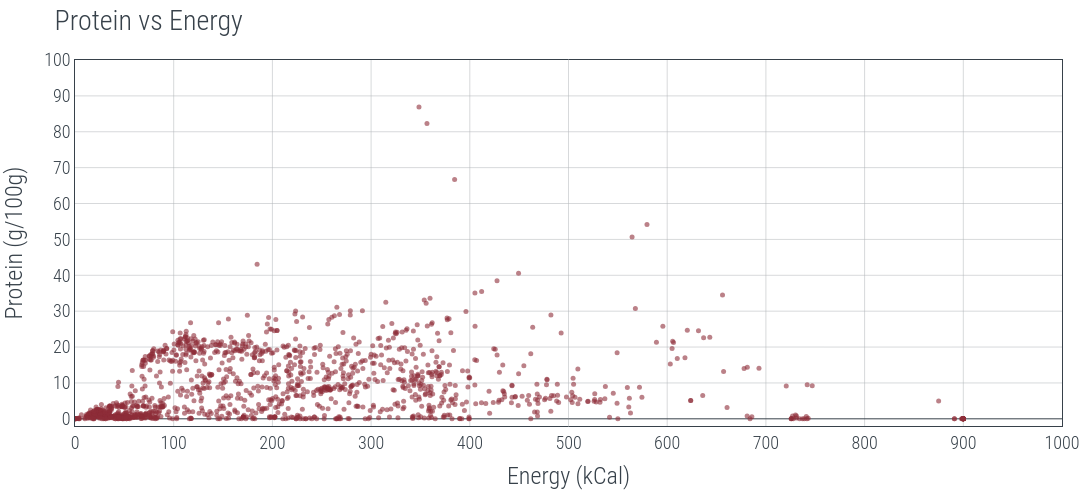

Notebook source saved alongside this figure:
### Markdown cell above
These point clouds have only limited value. We need an interactive plot!

### Code cell
# Find the correct column paths first
fig = go.Figure(
    data=go.Scatter(
        x=Danish["Energy (kcal)"],
        y=Danish["Protein"],
        mode="markers",
        marker=dict(
            size=5, opacity=0.6, color=color_from_rgb(rgb.tue_red), line=dict(width=0)
        ),
        text=Danish.iloc[:, 1],
        hovertemplate="<b>%{text}</b><br>"
        + "Energy: %{x:.1f} kcal<br>"
        + "Protein: %{y:.1f} g/100g<br>"
        + "<extra></extra>",
    ),
)

fig.update_layout(
    title="Protein vs Energy",
    xaxis_title="Energy (kCal)",
    yaxis_title="Protein (g/100g)",
    template=custom_template,
    xaxis=dict(dtick=100, range=[0, 1000]),
    yaxis=dict(dtick=10, range=[-2, 100]),
    showlegend=False,
    width=plotly_width,
    height=plotly_height,
)

fig.show()

### Figure 1 — Plotly figure (JSON) as saved in the notebook; plotly's stock layout.template omitted (floating-point values rounded to 4 significant figures; data arrays with more than 128 entries replaced by an {"elided": "..."} marker saying what was removed)
{"data": [{"hovertemplate": "<b>%{text}</b><br>Energy: %{x:.1f} kcal<br>Protein: %{y:.1f} g/100g<br><extra></extra>", "marker": {"color": "rgb(141, 45, 57)", "line": {"width": 0}, "opacity": 0.6, "size": 5}, "mode": "markers", "text": {"elided": "1370 str values"}, "type": "scatter", "x": {"elided": "1370 float values"}, "y": {"elided": "1370 float values"}}], "layout": {"height": 496, "showlegend": false, "title": {"text": "Protein vs Energy"}, "width": 1102, "xaxis": {"dtick": 100, "range": [0, 1000], "title": {"text": "Energy (kCal)"}}, "yaxis": {"dtick": 10, "range": [-2, 100], "title": {"text": "Protein (g/100g)"}}}}
